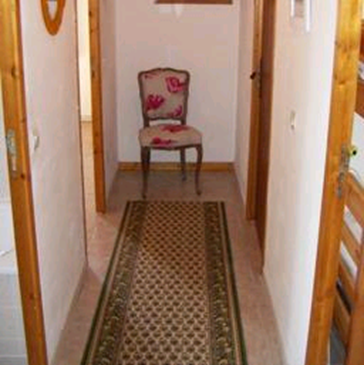
#> input picture SecondYear/ComputerVision/Weeks 2 & 3/data/chair.png, 364 x 365 px
$ jupyter execute CV_LM2TU01_A1_T1_students.ipynb
#> lines starting #> are read from the running program, lines starting #| are printed output that depends on the picture
# Task 2.1.1: Introduction to Object Detection
## Definition and purpose of object detection in computer vision

[cell 1]
# Importing required libraries, which include:
# OpenCV library used for the many tasks in computer vision, from loading images, to processing, detecting, shapes, tracking objects etc.:
import cv2
# Numpy is very useful computation library, here we can use it to compute means:
import numpy as np
# We need the following to show images as plots (x and y axes), later we will use it to draw actual plots too:
import matplotlib.pyplot as plt
# We need the following to draw areas of interest on our plots and images:
import matplotlib.patches as patches

[cell 2]
# See how bounding boxes are drawn around the detected objects

# Load the input image
image = cv2.imread("data/chair.png")
#> image is the input picture: shape (365, 364, 3); mean B, G, R 103.2, 126.1, 160

# Switching channels from BGR to RGB
img_rgb = cv2.cvtColor(image, cv2.COLOR_BGR2RGB)

# Define the pre-defined object detection results (bounding boxes and class labels)
detections = [
    {
        "class_label": "Chair",
        "bounding_box": (130, 60, 210, 200)  # (x1, y1, x2, y2)
    },
]

# Loop over the detections and draw bounding boxes
for detection in detections:
    class_label = detection["class_label"]
    x1, y1, x2, y2 = detection["bounding_box"]

    cv2.rectangle(img_rgb, (x1, y1), (x2, y2), (0, 255, 0), 2)
    # Add optional text
    cv2.putText(img_rgb, class_label, (x1, y1 - 5), cv2.FONT_HERSHEY_SIMPLEX, 0.5, (0, 255, 0), 2)
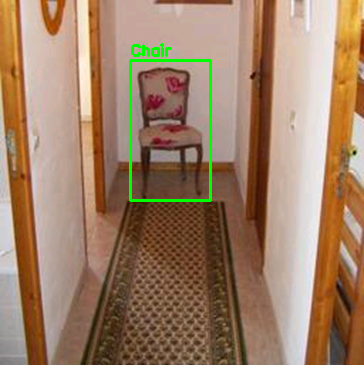
#> img_rgb: shape (365, 364, 3); mean R, G, B 158.1, 127.6, 101.8

# Display the output image
plt.imshow(img_rgb)
plt.title("Bounding box drawn around the object - chair.")
plt.show()

[cell 3]
# Load up chair image and template image

# Load the images
mask = cv2.imread("data/chairmask.png")
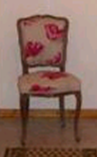
#> input picture SecondYear/ComputerVision/Weeks 2 & 3/data/chairmask.png, 97 x 157 px
#> mask is the input picture: shape (157, 97, 3); mean B, G, R 91.8, 103.4, 134.7
image = cv2.imread("data/chair.png")

# Switching channels from BGR to RGB
mask = cv2.cvtColor(mask, cv2.COLOR_BGR2RGB)
image = cv2.cvtColor(image, cv2.COLOR_BGR2RGB)

# Create a figure with two subplots
fig, axs = plt.subplots(1, 2)

# Display the first image on the left subplot
axs[0].imshow(image)
axs[0].set_title("Image")

# Display the second image on the right subplot
axs[1].imshow(mask)
axs[1].set_title("Chair template")

# Show the figure
plt.show()
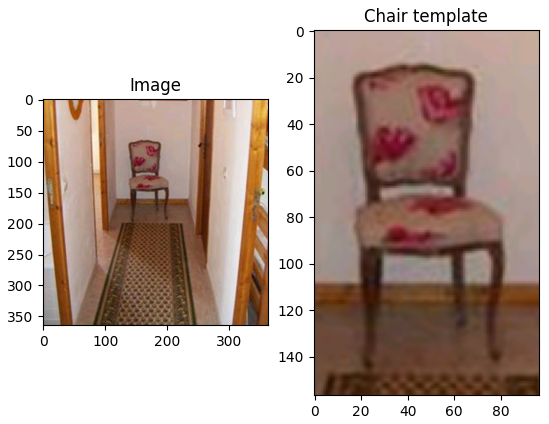
#> figure drawn by matplotlib, 2 panels

[cell 4]
# Using the provided image and mask, perform correlation to find the location of the chair in the image.

result = cv2.matchTemplate(image, mask, cv2.TM_CCORR_NORMED)
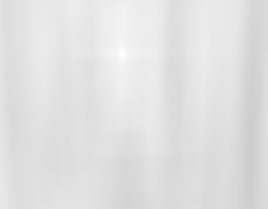
#> result: shape (209, 268) float32; min 0.808, max 1, mean 0.885

# Display the result
plt.imshow(result)

# Get the current reference
ax = plt.gca()

plt.show()

[cell 5]
# TASK: Template matching and normalized correlation
# TODO Change chair mask to find different objects in the room

# Load the image
room = cv2.imread("data/room.png")
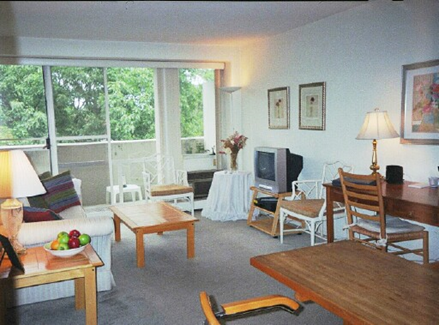
#> input picture SecondYear/ComputerVision/Weeks 2 & 3/data/room.png, 439 x 325 px
#> room is the input picture: shape (325, 439, 3); mean B, G, R 137.7, 146.8, 147.1
mask = cv2.imread("data/tv.png")
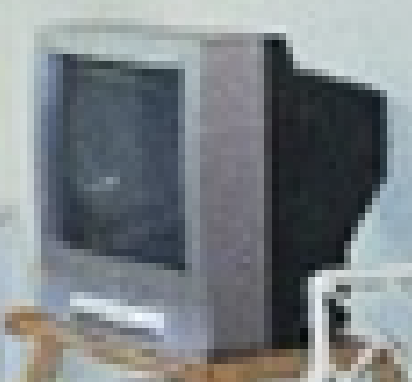
#> input picture SecondYear/ComputerVision/Weeks 2 & 3/data/tv.png, 412 x 382 px
#> mask is the input picture: shape (382, 412, 3); mean B, G, R 133.2, 129.7, 123.4

width = 50
height = 50

# Switching channels from BGR to RGB
room = cv2.cvtColor(room, cv2.COLOR_BGR2GRAY)
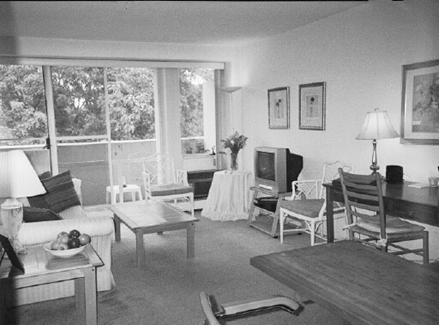
#> room: shape (325, 439); min 5, max 255, mean 145.9
mask = cv2.cvtColor(mask, cv2.COLOR_BGR2GRAY)
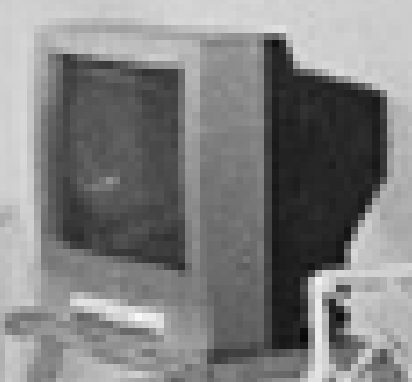
#> mask: shape (382, 412); min 9, max 248, mean 128.2


mask = cv2.resize(mask, (width, height), interpolation=cv2.INTER_AREA)
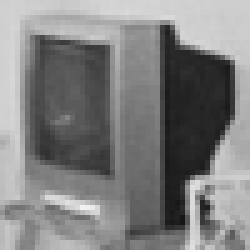
#> mask: shape (50, 50) (shown 5 times larger); min 21, max 241, mean 128.2

result2 = cv2.matchTemplate(room, mask, cv2.TM_CCORR_NORMED)
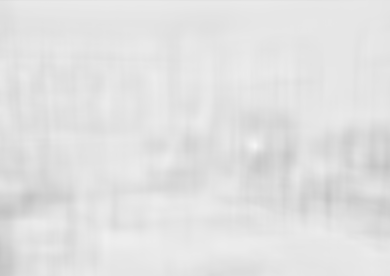
#> result2: shape (276, 390) float32; min 0.767, max 0.961, mean 0.888

print("room:", room.shape, "mask:", mask.shape)
#| room: (325, 439) mask: (50, 50)

# Perform normalized correlation using cv2.matchTemplate

# Create a figure with two subplots
fig, axs = plt.subplots(1, 3, gridspec_kw={'width_ratios': [1, 5, 5]}, figsize=(15,15))

# Displaying the images on the subplots
axs[0].imshow(mask)
axs[0].set_title("TV mask")

axs[1].imshow(room)
axs[1].set_title("Room")

axs[2].imshow(result2, cmap='hot', interpolation='nearest')
axs[2].set_title("Result of correlation")

# Show the figure
plt.show()
